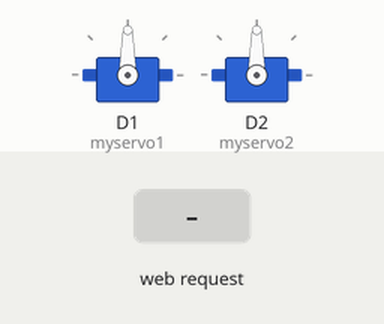
A sketch run on a simulated ESP8266 (NodeMCU). On the bench: 2 × servo. The inputs (shaded band) are chosen by the test bench. What the sketch prints to the serial monitor is not drawn.

Above: at 1.3 s.
1.4 s: HTTP request GET /?cmd=1 received
At 2.1 s:
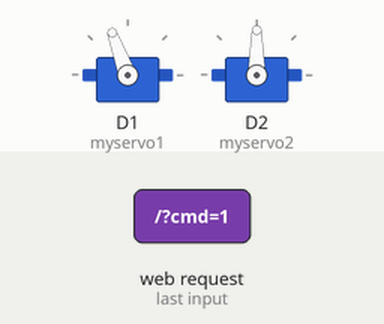
Timing chart, 0 to 4.4 s (numbered marks = the images above; inputs shaded):
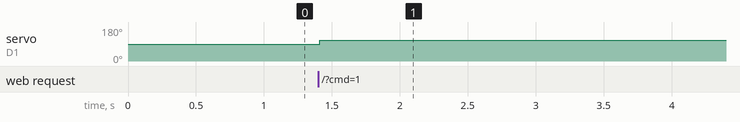

The sketch:

Test_NODEMCU_servo.ino
```cpp
/* ############################################################
 *  By: Vittaysak Rujivorakul
 *  Android App for Controller:  https://play.google.com/store/apps/details?id=com.br3.udpctl&hl=th
 *  My Demo Clip VDO: https://www.youtube.com/watch?v=E85RfNlRmHU
 *  Hardware Micro Controller: NodeMCU V2 (ESP8266-12) found at http://www.nodemcu.com/
 *  Enjoy your kids
 *########################################################### */
#include <ESP8266WiFi.h>
#include <WiFiClient.h>
#include <ESP8266WebServer.h>

#include <Servo.h>

/* Set these to your desired credentials. */
const char *ssid = "NODE_WS";
const char *password = "";

ESP8266WebServer server(80);


Servo myservo1;  // create servo object to control a servo

Servo myservo2;  // create servo object to control a servo


String cmd = "1";

/* Just a little test message.  Go to http://192.168.4.1 in a web browser
 * connected to this access point to see it.
 */
void handleRoot() {
  cmd = server.arg("cmd");
  // get cmd parameter from url :  http://192.168.4.1/?cmd=1
  checkcommand();

  server.send(200, "text/html", "<h1>You are connected</h1>" + cmd);
}


void setup() {
  Serial.begin(9600);
  delay(100);

  myservo1.attach(D1);  // rigth ext pin D1
  myservo2.attach(D2);  // right int pin D2

  Serial.println();
  Serial.print("Configuring access point...");
  /* You can remove the password parameter if you want the AP to be open. */
  WiFi.softAP(ssid, password);

  IPAddress myIP = WiFi.softAPIP();
  Serial.print("AP IP address: ");
  Serial.println(myIP);
  server.on("/", handleRoot);

  server.begin();
  Serial.println("HTTP server started");
}

void loop() {

  server.handleClient();
  delay(10);
}

void forward()
{

  myservo1.write(110);
  delay(10);
}

void back()
{
  myservo2.write(50);
  delay(10);
}

void Stop()
{
  myservo1.write(90);
  myservo2.write(90);
  delay(10);
}


void checkcommand()
{

  int cm = cmd.toInt();
  switch (cm) {
    //UP
    case 1:

      forward();


      break;

    //DOWN
    case 2:


      back();

      break;


    //STOP
    case 5:
      Stop();
      break;
    }
  }
```

Measured:
- after the input at 1.4 s, servo on D1 (myservo1): 90° → 110° at once
